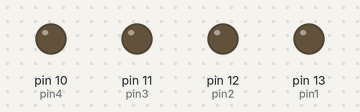
The sketch below on a simulated Arduino Uno, built with avr-gcc and run on an emulated ATmega328P. On the bench: output pins drawn as LEDs (lit = HIGH).

Above: at 0.5 s.
At 2.5 s:
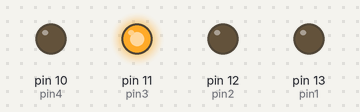
At 4.5 s:
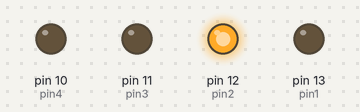
At 9.5 s:
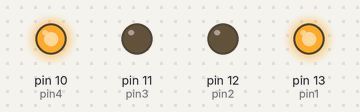
At 14.5 s:
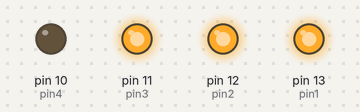
At 19.5 s:
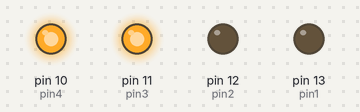
Timing chart, 0 to 20.8 s (numbered marks = the images above):
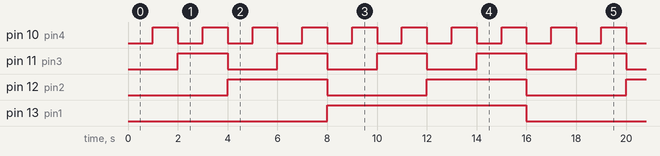

Measured:
- by itself, pin 10 (pin4): alternates HIGH for 1.0 s and LOW for 1.0 s
- by itself, pin 11 (pin3): alternates HIGH for 2.0 s and LOW for 2.0 s
- by itself, pin 12 (pin2): alternates HIGH for 4.0 s and LOW for 4.0 s
- by itself, pin 13 (pin1): alternates HIGH for 8.0 s and LOW for 8.0 s

The sketch:

Tutorial6_Code.ino
```cpp
int pin1 = 13, pin2 = 12, pin3 = 11, pin4 =10; // 4 pins for the for the 4 LED's
int dtime = 1000; // time between binary numbers

void setup() {
  // put your setup code here, to run once:
  pinMode(pin1, OUTPUT);
  pinMode(pin2, OUTPUT);
  pinMode(pin3, OUTPUT);
  pinMode(pin4, OUTPUT);
}

void loop() {
  // put your main code here, to run repeatedly:
  // binary number: 0000 (0)
  digitalWrite(pin1, LOW);
  digitalWrite(pin2, LOW);
  digitalWrite(pin3, LOW);
  digitalWrite(pin4, LOW);

  delay(dtime);

  // binary number: 0001 (1)
  digitalWrite(pin1, LOW);
  digitalWrite(pin2, LOW);
  digitalWrite(pin3, LOW);
  digitalWrite(pin4, HIGH);

  delay(dtime);

  // binary number: 0010 (2)
  digitalWrite(pin1, LOW);
  digitalWrite(pin2, LOW);
  digitalWrite(pin3, HIGH);
  digitalWrite(pin4, LOW);

  delay(dtime);

  // binary number: 0011 (3)
  digitalWrite(pin1, LOW);
  digitalWrite(pin2, LOW);
  digitalWrite(pin3, HIGH);
  digitalWrite(pin4, HIGH);

  delay(dtime);

  // binary number: 0100 (4)
  digitalWrite(pin1, LOW);
  digitalWrite(pin2, HIGH);
  digitalWrite(pin3, LOW);
  digitalWrite(pin4, LOW);

  delay(dtime);

  // binary number: 0101 (5)
  digitalWrite(pin1, LOW);
  digitalWrite(pin2, HIGH);
  digitalWrite(pin3, LOW);
  digitalWrite(pin4, HIGH);

  delay(dtime);

  // binary number: 0110 (6)
  digitalWrite(pin1, LOW);
  digitalWrite(pin2, HIGH);
  digitalWrite(pin3, HIGH);
  digitalWrite(pin4, LOW);

  delay(dtime);

  // binary number: 0111 (7)
  digitalWrite(pin1, LOW);
  digitalWrite(pin2, HIGH);
  digitalWrite(pin3, HIGH);
  digitalWrite(pin4, HIGH);

  delay(dtime);

  // binary number: 1000 (8)
  digitalWrite(pin1, HIGH);
  digitalWrite(pin2, LOW);
  digitalWrite(pin3, LOW);
  digitalWrite(pin4, LOW);

  delay(dtime);

  // binary number: 1001 (9)
  digitalWrite(pin1, HIGH);
  digitalWrite(pin2, LOW);
  digitalWrite(pin3, LOW);
  digitalWrite(pin4, HIGH);

  delay(dtime);

  // binary number: 1010 (10)
  digitalWrite(pin1, HIGH);
  digitalWrite(pin2, LOW);
  digitalWrite(pin3, HIGH);
  digitalWrite(pin4, LOW);

  delay(dtime);

  // binary number: 1011 (11)
  digitalWrite(pin1, HIGH);
  digitalWrite(pin2, LOW);
  digitalWrite(pin3, HIGH);
  digitalWrite(pin4, HIGH);

  delay(dtime);

  // binary number: 1100 (12)
  digitalWrite(pin1, HIGH);
  digitalWrite(pin2, HIGH);
  digitalWrite(pin3, LOW);
  digitalWrite(pin4, LOW);

  delay(dtime);

  // binary number: 1101 (13)
  digitalWrite(pin1, HIGH);
  digitalWrite(pin2, HIGH);
  digitalWrite(pin3, LOW);
  digitalWrite(pin4, HIGH);

  delay(dtime);

  // binary number: 1110 (14)
  digitalWrite(pin1, HIGH);
  digitalWrite(pin2, HIGH);
  digitalWrite(pin3, HIGH);
  digitalWrite(pin4, LOW);

  delay(dtime);

  // binary number: 1111 (15)
  digitalWrite(pin1, HIGH);
  digitalWrite(pin2, HIGH);
  digitalWrite(pin3, HIGH);
  digitalWrite(pin4, HIGH);

  delay(dtime);
}
```
